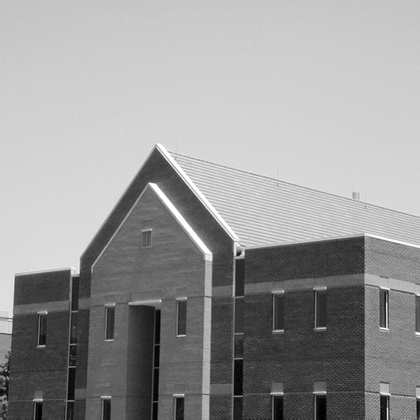
%> input picture 作业2/assignment3/asset/image/3_3.jpg, 420 x 420 px, shrunk from 600 x 600 before the run
$ octave Sobel.m   (GNU Octave 9; MATLAB toolbox functions it lacks are replaced by stand-ins)
%> lines starting %> are read from the running program, lines starting %| are printed output that depends on the picture
### 作业2/assignment3/code/shift.m
function I =shift(I,P,Q)
for i=1:1:P
    for j=1:1:Q
        I(i,j)=((-1)^(i+j))*I(i,j);
    end
end
end

### 作业2/assignment3/code/Sobel.m
A=imread('../asset/image/3_3.jpg');
%> A is the input picture: size 420x420 uint8; min 0, max 255, mean 152.9
M=size(A,1);
%> M = 420
N=size(A,2);
%> N = 420
P=size(A,1)+2;  %滤波器的行数
%> P = 422
Q=size(A,2)+2;  %滤波器的列数
%> Q = 422

%频率域滤波
%对原图进行零填充
B=uint8(zeros(P,Q));
B(2:size(A,1)+1,2:size(A,2)+1)=A;
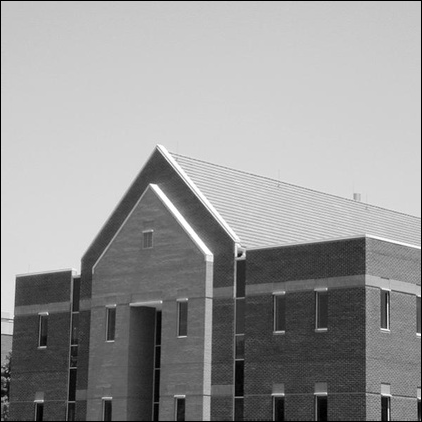
%> B: size 422x422 uint8; min 0, max 255, mean 151.4
B2=im2double(B);
%中心化并进行DFT
C=shift(B2,P,Q);
%> after the loop in shift, `for i=1:1:P`:
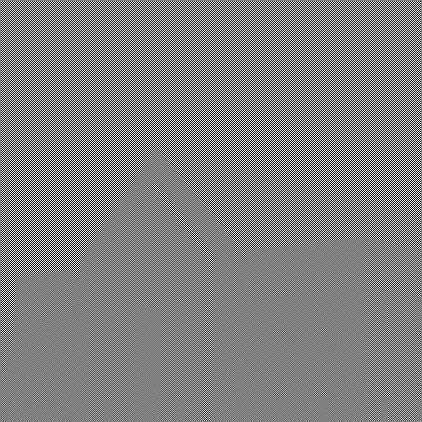
%> I: size 422x422 double; min -1, max 1, mean 3.15e-06; drawn with min black and max white
D=fft2(C);

%将算子置于滤波器中心
H=uint8(zeros(P,Q));
sobel=[[1,0,-1];[2,0,-2];[1,0,-1]];
H(P/2:P/2+2,Q/2:Q/2+2)=sobel;
%中心化
H2=im2double(H);
H2=shift(H2,P,Q);
%DFT
Ht=fft2(H2);
%实部置为零
Ht=imag(Ht)*1i;
%中心化
Ht=shift(Ht,size(Ht,1),size(Ht,2));
%滤波运算
E=Ht.*D;
%转回空间域
F=ifft2(E);
%提取实部
G=shift(real(F),P,Q);
%> call 4 of shift, with P = 422, Q = 422
%> after the loop in shift (call 4), `for i=1:1:P`:
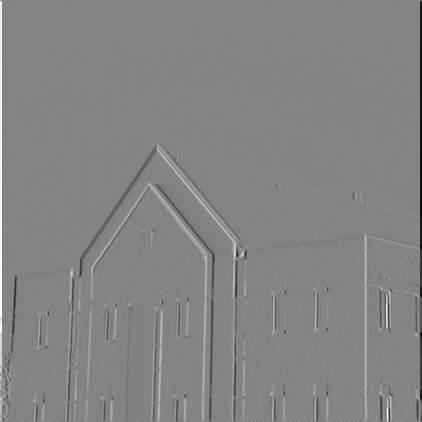
%> I: size 422x422 double; min -0.00738, max 0.00688, mean -3.96e-21; drawn with min black and max white
%裁剪
R=G(2:size(A,1)+1,2:size(A,2)+1);

%空间域滤波
B2=zeros(P,Q);
B2(2:M+1,2:N+1)=A;
C2=zeros(P,Q);

for i=2:1:M+1
    for j=2:1:N+1
        C2(i,j) =B2(i-1,j+1)+2*B2(i,j+1)+B2(i+1,j+1)-B2(i-1,j-1)-2*B2(i,j-1)-B2(i+1,j-1);
    end
end
R2=C2(2:size(A,1)+1,2:size(A,2)+1);

figure;
subplot(221);imshow(A,[]);title('原图');
subplot(222);imshow(log(1 + abs(Ht)),[]);title('频域算子');
subplot(223);imshow(R,[]);title('频率域滤波');
subplot(224);imshow(R2,[]);title('空间域滤波');
%> after `title('空间域滤波')`:
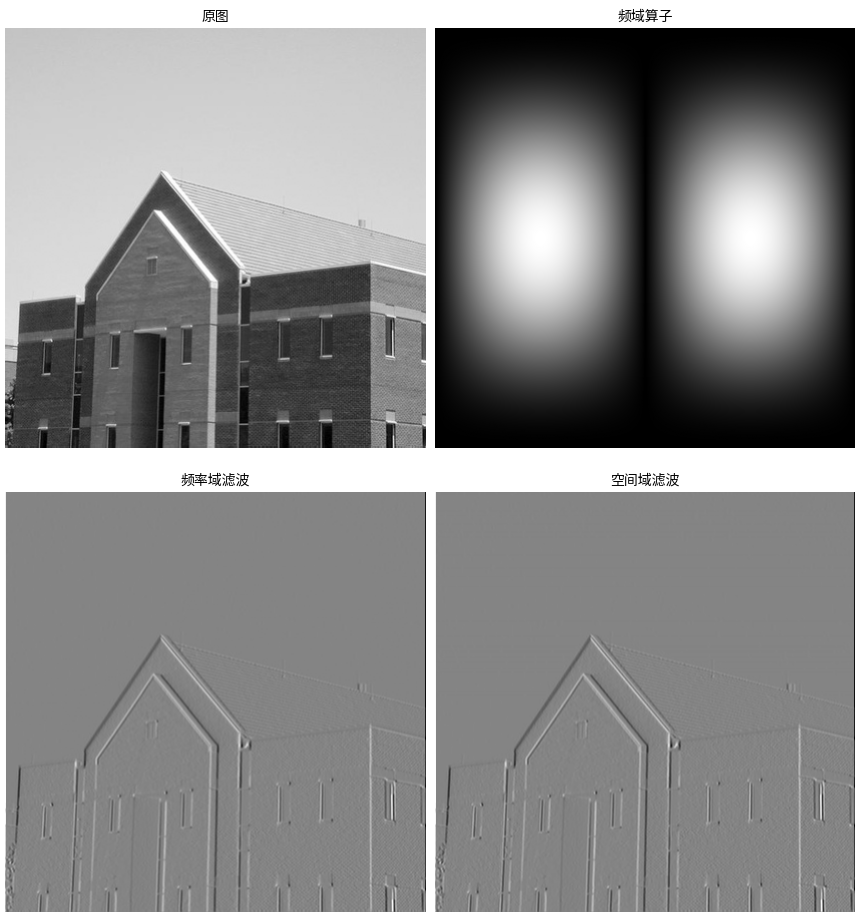
%> figure redrawn from the program's plot data, 4 panels
